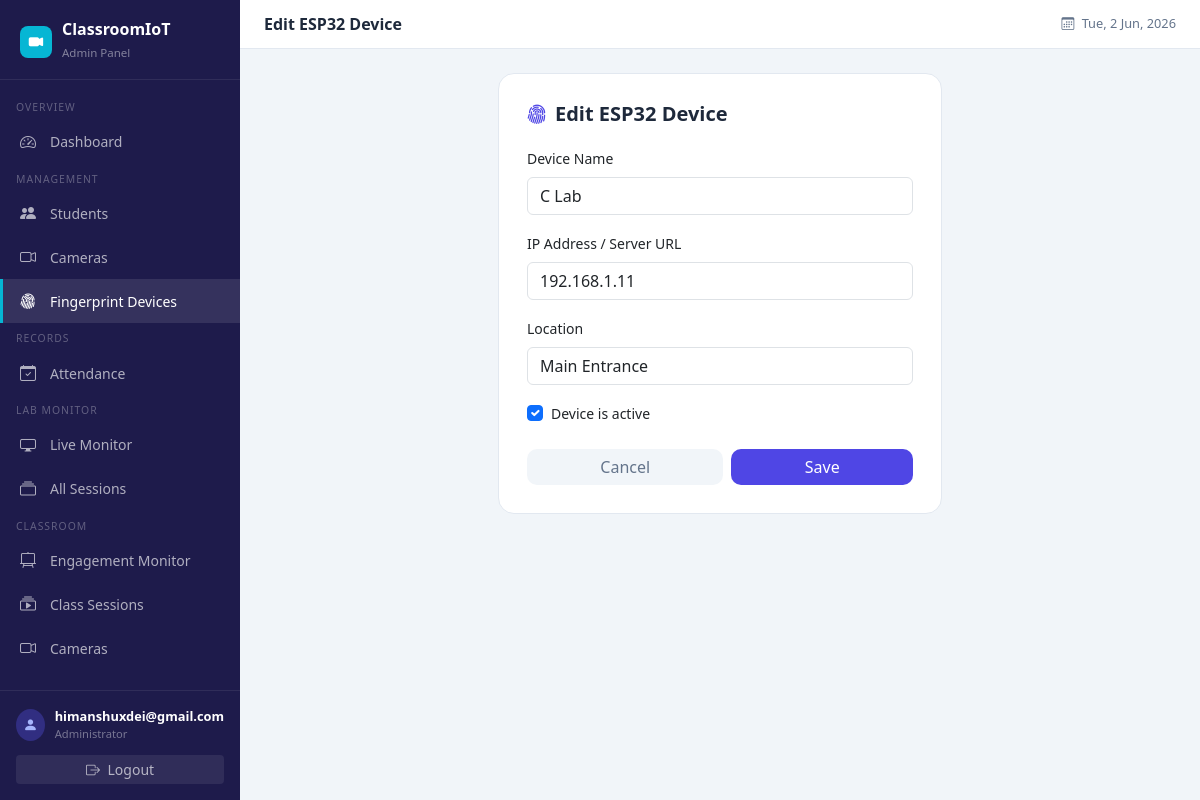
The page /esp32-devices/8/edit/ (signed in) on the database its author committed.
### entrance_cam/models.py (models this page shows, shortened)
class ESP32Device(models.Model):
    name = models.CharField(max_length=100)
    ip_address = models.CharField(max_length=100, help_text="ESP32 IP address or server URL")
    location = models.CharField(max_length=100, default='Main Entrance')
    is_active = models.BooleanField(default=True)
    last_seen = models.DateTimeField(null=True, blank=True)
    api_key = models.CharField(max_length=64, unique=True)
    enrollment_mode = models.BooleanField(default=False)
    enrollment_student = models.ForeignKey(
        Student, on_delete=models.SET_NULL, null=True, blank=True, related_name='enrollment_device'
    )
    pending_fingerprint_id = models.IntegerField(null=True, blank=True)
    created_at = models.DateTimeField(auto_now_add=True)
    updated_at = models.DateTimeField(auto_now=True)
    class Meta:
        ordering = ['-created_at']
        verbose_name = 'ESP32 Device'
        verbose_name_plural = 'ESP32 Devices'

### entrance_cam/views.py (the view)
# urls.py: path('esp32-devices/<int:pk>/edit/',     views.esp32_device_edit,   name='esp32_device_edit'),
@login_required
def esp32_device_edit(request, pk):
    device = get_object_or_404(ESP32Device, pk=pk)
    if request.method == 'POST':
        form = ESP32DeviceForm(request.POST, instance=device)
        if form.is_valid():
            form.save()
            messages.success(request, 'ESP32 Device updated.')
            return redirect('esp32_device_list')
    else:
        form = ESP32DeviceForm(instance=device)
    return render(request, 'entrance_cam/esp32_device_form.html', {'form': form, 'action': 'Edit ESP32 Device', 'device': device})

### entrance_cam/forms.py (shortened to what this page needs)
class ESP32DeviceForm(forms.ModelForm):
    class Meta:
        model = ESP32Device
        fields = ['name', 'ip_address', 'location', 'is_active']
        widgets = {
            'name':      forms.TextInput(attrs={'class': 'form-control', 'placeholder': 'e.g. Main Gate Fingerprint Scanner'}),
            'ip_address': forms.TextInput(attrs={'class': 'form-control', 'placeholder': 'http://192.168.1.100'}),
            'location':  forms.TextInput(attrs={'class': 'form-control', 'placeholder': 'e.g. Main Entrance'}),
            'is_active': forms.CheckboxInput(attrs={'class': 'form-check-input'}),
        }
    def __init__(self, *args, **kwargs):
        super().__init__(*args, **kwargs)
        if not self.instance.pk:
            self.instance.api_key = secrets.token_urlsafe(48)

### templates/entrance_cam/esp32_device_form.html (shortened to what this page needs)
{% extends "entrance_cam/base.html" %}
{% block page_title %}{{ action }}{% endblock %}
{% block content %}
<div class="row justify-content-center">
  <div class="col-lg-6">
    <div class="form-card">
      <div class="section-hdr">
        <h5><i class="bi bi-fingerprint me-2" style="color:#4f46e5"></i>{{ action }}</h5>
      </div>
      <form method="post">
        <div class="mb-3">
          <label class="form-label fw-500 small">Device Name</label>
          {{ form.name }}
        </div>
        <div class="mb-3">
          <label class="form-label fw-500 small">IP Address / Server URL</label>
          {{ form.ip_address }}
        </div>
        <div class="mb-3">
          <label class="form-label fw-500 small">Location</label>
          {{ form.location }}
        </div>
        <div class="mb-4">
          <div class="form-check">
            {{ form.is_active }}
            <label class="form-check-label small">Device is active</label>
          </div>
        </div>
        <div class="d-flex gap-2">
          <a href="{% url 'esp32_device_list' %}" class="btn flex-fill" style="background:#f1f5f9;color:#64748b;border:none;border-radius:10px">Cancel</a>
          <button type="submit" class="btn flex-fill" style="background:#4f46e5;color:#fff;border:none;border-radius:10px">Save</button>
        </div>
      </form>
    </div>
  </div>
</div>
{% endblock %}

### templates/entrance_cam/base.html (shortened to what this page needs)
<!DOCTYPE html>
<html lang="en">
<head>
<link href="https://cdn.jsdelivr.net/npm/bootstrap@5.3.2/dist/css/bootstrap.min.css" rel="stylesheet">
<link href="https://cdn.jsdelivr.net/npm/bootstrap-icons@1.11.3/font/bootstrap-icons.css" rel="stylesheet">
</head>
<body>
{% if user.is_authenticated %}
<aside class="sidebar">
  <div class="sidebar-brand">
    <div style="display:flex;align-items:center;gap:10px">
      <div style="background:var(--accent);width:32px;height:32px;border-radius:8px;display:flex;align-items:center;justify-content:center">
        <i class="bi bi-camera-video-fill" style="color:#fff;font-size:0.9rem"></i>
      </div>
      <div>
        <h4>ClassroomIoT</h4>
        <small>Admin Panel</small>
      </div>
    </div>
  </div>
  <nav class="sidebar-nav">
    <div class="nav-section">Overview</div>
    <a href="{% url 'dashboard' %}" class="sidebar-link {% if request.resolver_match.url_name == 'dashboard' %}active{% endif %}">
      <i class="bi bi-speedometer2"></i> Dashboard
    </a>
    <div class="nav-section">Management</div>
    <a href="{% url 'student_list' %}" class="sidebar-link {% if 'student' in request.resolver_match.url_name %}active{% endif %}">
      <i class="bi bi-people-fill"></i> Students
    </a>
    <a href="{% url 'camera_list' %}" class="sidebar-link {% if 'camera' in request.resolver_match.url_name %}active{% endif %}">
      <i class="bi bi-camera-video"></i> Cameras
    </a>
    <a href="{% url 'esp32_device_list' %}" class="sidebar-link {% if 'esp32' in request.resolver_match.url_name %}active{% endif %}">
      <i class="bi bi-fingerprint"></i> Fingerprint Devices
    </a>
    <div class="nav-section">Records</div>
    <a href="{% url 'attendance_list' %}" class="sidebar-link {% if 'attendance' in request.resolver_match.url_name %}active{% endif %}">
      <i class="bi bi-calendar-check"></i> Attendance
    </a>
    <div class="nav-section">Lab Monitor</div>
    <a href="{% url 'lab_monitor' %}" class="sidebar-link {% if request.resolver_match.url_name == 'lab_monitor' %}active{% endif %}">
      <i class="bi bi-display"></i> Live Monitor
    </a>
    <a href="{% url 'session_list' %}" class="sidebar-link {% if request.resolver_match.url_name == 'session_list' %}active{% endif %}">
      <i class="bi bi-collection"></i> All Sessions
    </a>
    <div class="nav-section">Classroom</div>
    <a href="{% url 'classroom_dashboard' %}" class="sidebar-link {% if 'classroom' in request.path %}active{% endif %}">
      <i class="bi bi-easel2"></i> Engagement Monitor
    </a>
    <a href="{% url 'classroom_session_list' %}" class="sidebar-link">
      <i class="bi bi-collection-play"></i> Class Sessions
    </a>
    <a href="{% url 'classroom_camera_list' %}" class="sidebar-link">
      <i class="bi bi-camera-video"></i> Cameras
    </a>
  </nav>
  <div style="padding:16px;border-top:1px solid rgba(255,255,255,0.08)">
    <div style="display:flex;align-items:center;gap:10px;margin-bottom:12px">
      <div style="width:32px;height:32px;background:#312e81;border-radius:50%;display:flex;align-items:center;justify-content:center">
        <i class="bi bi-person-fill" style="color:#a5b4fc;font-size:0.9rem"></i>
      </div>
      <div>
        <div style="color:#fff;font-size:0.8rem;font-weight:600">{{ user.username }}</div>
        <div style="color:rgba(255,255,255,0.4);font-size:0.7rem">Administrator</div>
      </div>
    </div>
    <a href="{% url 'logout' %}" class="btn btn-sm w-100" style="background:rgba(255,255,255,0.08);color:rgba(255,255,255,0.65);border:none">
      <i class="bi bi-box-arrow-right me-1"></i> Logout
    </a>
  </div>
</aside>
{% endif %}
<div class="{% if user.is_authenticated %}main-content{% endif %}">
  {% if user.is_authenticated %}
  <div class="topbar">
    <span class="topbar-title">{% block page_title %}Dashboard{% endblock %}</span>
    <div style="display:flex;align-items:center;gap:12px">
      <span style="font-size:0.8rem;color:#64748b">
        <i class="bi bi-calendar3 me-1"></i>
        <span id="topbar-date"></span>
      </span>
    </div>
  </div>
  {% endif %}
  <div class="{% if user.is_authenticated %}content-area{% endif %}">
    {% block content %}{% endblock %}
  </div>
</div>
</body>
</html>

### templates/entrance_cam/base.html (style rules this page uses)
:root { --sidebar-w: 240px; --primary: #4f46e5; --primary-dark: #3730a3; --accent: #06b6d4; }
body { background: #f1f5f9; font-family: 'Segoe UI', sans-serif; margin: 0; padding: 0; overflow-x: hidden; }
.sidebar { position: fixed; top: 0; left: 0; height: 100vh; width: var(--sidebar-w); background: #1e1b4b; display: flex; flex-direction: column; z-index: 1000; }
.sidebar-brand { padding: 20px 20px 16px; border-bottom: 1px solid rgba(255,255,255,0.08); }
.sidebar-brand h4 { color: #fff; margin: 0; font-size: 1rem; font-weight: 700; }
.sidebar-brand small { color: rgba(255,255,255,0.45); font-size: 0.72rem; }
.sidebar-nav { flex: 1; padding: 12px 0; overflow-y: auto; }
.sidebar-nav { -ms-overflow-style: none; scrollbar-width: none; }
.nav-section { padding: 8px 16px 4px; font-size: 0.65rem; color: rgba(255,255,255,0.3); text-transform: uppercase; letter-spacing: 1px; }
.sidebar-link { display: flex; align-items: center; gap: 10px; padding: 10px 20px; color: rgba(255,255,255,0.65); text-decoration: none; font-size: 0.875rem; border-radius: 0; transition: all 0.15s; }
.sidebar-link:hover, .sidebar-link.active { color: #fff; background: rgba(255,255,255,0.1); border-left: 3px solid var(--accent); padding-left: 17px; }
.sidebar-link i { font-size: 1rem; width: 20px; }
.main-content { margin-left: var(--sidebar-w); min-height: 100vh; overflow-x: hidden; }
.topbar { background: #fff; border-bottom: 1px solid #e2e8f0; padding: 12px 24px; display: flex; align-items: center; justify-content: space-between; position: sticky; top: 0; z-index: 100; }
.topbar-title { font-weight: 600; font-size: 1rem; color: #1e293b; }
.content-area { padding: 24px; }
.form-card { background: #fff; border-radius: 16px; border: 1px solid #e2e8f0; padding: 28px; }
.section-hdr { display: flex; align-items: center; justify-content: space-between; margin-bottom: 20px; }
.section-hdr h5 { font-weight: 700; color: #1e293b; margin: 0; }

### rows shown on the page
ESP32Device: name "C Lab", ip_address "192.168.1.11", location "Main Entrance", is_active "☑"

### other values the page prints
{{ user.username }} "himanshuxdei@gmail.com"
{{ action }} "Edit ESP32 Device"
